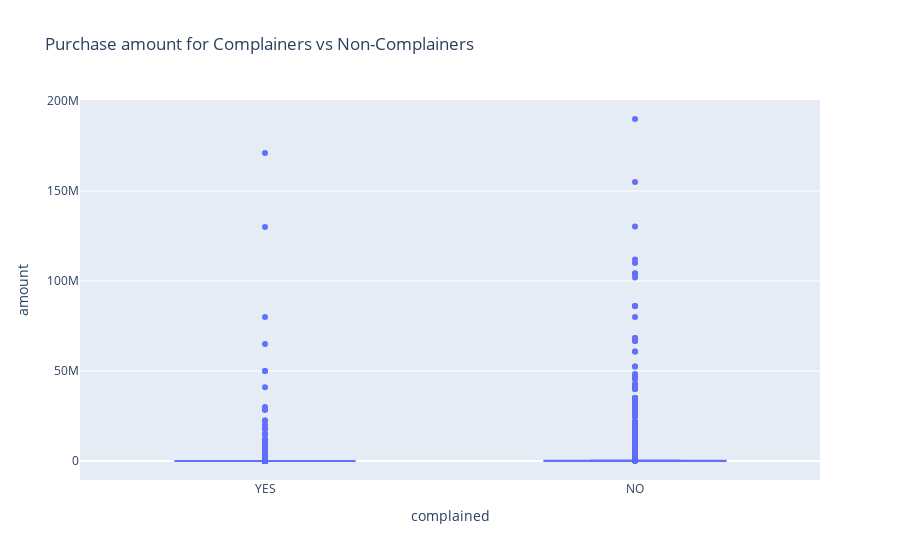

This figure's notebook cell:
### Markdown cell above
#### 2. Spending Behavior and Complaints

### Code cell
# Boxplot of amount for complainers vs non-complainers
fig3 = px.box(df, x='complained', y='amount',
              labels={'complained':'complained',
                      'Amount':'Amount'},
              title='Purchase amount for Complainers vs Non-Complainers')
fig3.show()

### Figure 1 — Plotly figure (JSON) as saved in the notebook; plotly's stock layout.template omitted (floating-point values rounded to 4 significant figures; data arrays with more than 128 entries replaced by an {"elided": "..."} marker saying what was removed)
{"data": [{"alignmentgroup": "True", "hovertemplate": "complained=%{x}<br>amount=%{y}<extra></extra>", "legendgroup": "", "marker": {"color": "#636efa"}, "name": "", "notched": false, "offsetgroup": "", "orientation": "v", "showlegend": false, "type": "box", "x": {"elided": "26211 str values"}, "x0": " ", "xaxis": "x", "y": {"elided": "26211 float values"}, "y0": " ", "yaxis": "y"}], "layout": {"boxmode": "group", "legend": {"tracegroupgap": 0}, "title": {"text": "Purchase amount for Complainers vs Non-Complainers"}, "xaxis": {"anchor": "y", "domain": [0, 1], "title": {"text": "complained"}}, "yaxis": {"anchor": "x", "domain": [0, 1], "title": {"text": "amount"}}}}
